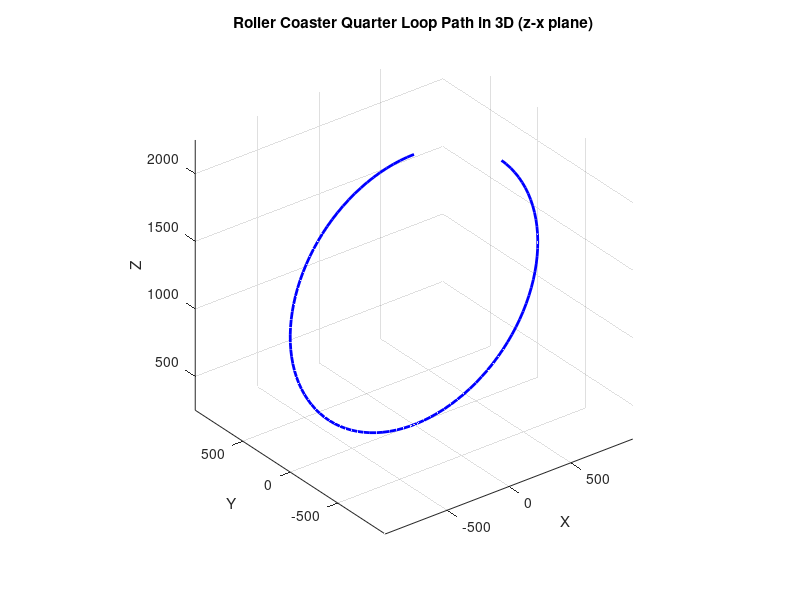
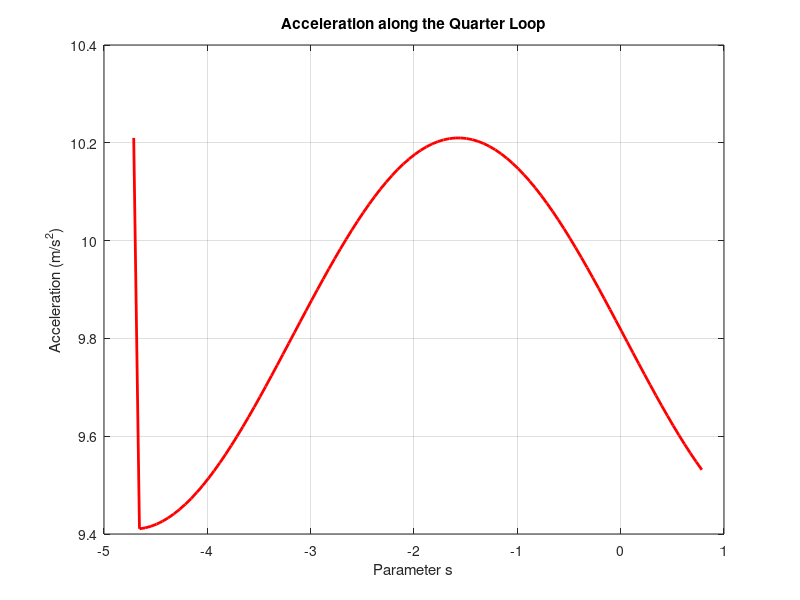

These figures' MATLAB source, in order:
clc
clear
close all

% Define the loop parameters
R = 1000; % radius of the loop
g = 9.81; % acceleration due to gravity in m/s^2
num_points = 100; % number of points along the loop
s = linspace(-3*pi/2, pi/4, num_points); % parameter along the loop (pi to 3*pi/2)

% Starting height
z_start = 1250; % starting height in meters

% Parametric equations for a quarter circular loop in the z-x plane
x = R * cos(s);
y = zeros(size(s)); % No initial velocity in the y-direction
z = R * sin(s) + z_start;

% Initial conditions
v0 = 20; % initial velocity at the top of the loop
v = zeros(size(s));
a = zeros(size(s));

% Calculate velocity and acceleration at each point considering gravity
for i = 1:num_points
    % Height difference from the starting point
    height_diff = z_start - z(i);
    
    % Velocity using conservation of energy (v^2 = v0^2 + 2*g*height_diff)
    if i == 1
        v(i) = v0;
    else
        v(i) = sqrt(v0^2 + 2 * g * height_diff);
    end
    
    % Radial (centripetal) acceleration
    a_radial = v(i)^2 / R;
    
    % Total acceleration vector components
    ax(i) = -a_radial * cos(s(i));
    ay(i) = 0; % no acceleration in the y-direction
    az(i) = -a_radial * sin(s(i)) - g; % centripetal and gravitational acceleration
    
    % Total acceleration magnitude
    a(i) = sqrt(ax(i)^2 + ay(i)^2 + az(i)^2);
end

% Plot the loop path in 3D
figure;
plot3(x, y, z, 'b-', 'LineWidth', 2);
xlabel('X');
ylabel('Y');
zlabel('Z');
title('Roller Coaster Quarter Loop Path in 3D (z-x plane)');
grid on;
axis equal;

% Plot the acceleration
figure;
plot(s, a, 'r-', 'LineWidth', 2);
xlabel('Parameter s');
ylabel('Acceleration (m/s^2)');
title('Acceleration along the Quarter Loop');
grid on;

